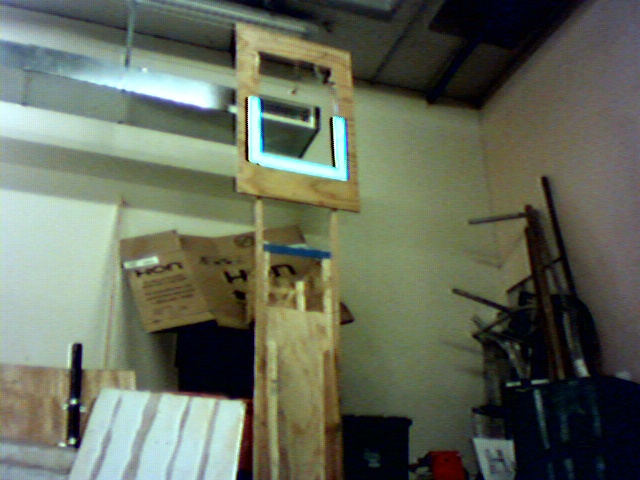
#> input picture vision_proc/goal_frame0.jpg, 640 x 480 px
$ python -i proc_frame.py   (imports and definitions only)   (Python 2 division)
#> lines starting #> are read from the running program, lines starting #| are printed output that depends on the picture; after the words box and inside, x2 and y2 are one past the last pixel; in counts of white or black regions, pixels touching at a corner belong together
#!/bin/python
#Frame processing and distance estimation for
#goal

#-------------------------------------------------------------------------------
#                                   IMPORTS
#-------------------------------------------------------------------------------
import cv2
import math
import numpy
import sys

#-------------------------------------------------------------------------------
#                                  VARIABLES
#-------------------------------------------------------------------------------

def cvClr( R, G, B ):
    """
    Color array macro
    """
    return( numpy.array( [R,G,B], numpy.uint8 ) )

#=====================================================================
# Approx. The green color range
#=====================================================================
MASK_LOW  = cvClr( 0,   0,  245 )
MASK_HIGH = cvClr( 255, 70, 255 )
#> further down, picture is the input picture: shape (480, 640, 3); mean B, G, R 90.9, 106.8, 100.4

#=====================================================================
# Approximate Areas for the goal (Pixels)
#=====================================================================
#MIN_AREA = 250
MIN_AREA = 1600
#MAX_AREA = 4000
MAX_AREA = 5000

#=================================================================
# Numbers Determined from experiment apart from 0 and 20
# Straight on to Goal
# width and height and area are in pixel area
# THIS IS THE COUNTOUR AREA NOT THE CONVEX HULL AREA!
#=================================================================
goal_lkup = [
            { 'dist ft' :  0, 'width' : 200, 'height' : 90, 'area' : 9000, 'ratio w_h' : 1.80 },  #0ft not tested needs to be large
            { 'dist ft' :  7, 'width' : 151, 'height' : 88, 'area' : 4828, 'ratio w_h' : 1.71 },
            { 'dist ft' :  8, 'width' : 141, 'height' : 85, 'area' : 4700, 'ratio w_h' : 1.65 },
            { 'dist ft' :  9, 'width' : 132, 'height' : 81, 'area' : 4300, 'ratio w_h' : 1.62 },
            { 'dist ft' : 10, 'width' : 123, 'height' : 78, 'area' : 3860, 'ratio w_h' : 1.57 },
            { 'dist ft' : 11, 'width' : 114, 'height' : 75, 'area' : 3420, 'ratio w_h' : 1.52 },
            { 'dist ft' : 12, 'width' : 108, 'height' : 73, 'area' : 3120, 'ratio w_h' : 1.47 },
            { 'dist ft' : 13, 'width' : 102, 'height' : 70, 'area' : 2770, 'ratio w_h' : 1.45 },
            { 'dist ft' : 14, 'width' : 96 , 'height' : 68, 'area' : 2357, 'ratio w_h' : 1.41 },
            { 'dist ft' : 20, 'width' : 60 , 'height' : 35, 'area' : 1000, 'ratio w_h' : 1.30 }  ] #20 ft not tested needs to be small

#-------------------------------------------------------------------------------
#                                   CLASSES
#-------------------------------------------------------------------------------
class Point:
    """Simple Class for XY point"""
    x = 0
    y = 0

#-------------------------------------------------------------------------------
#                                  PROCEDURES
#-------------------------------------------------------------------------------

def find_squares( contours, debug=False ):
    """
    Find square shaped objects
    """
    #=================================================================
    # The Minimum and Maximum rations for width vs height for the goal
    # based on experimental results  goal is approx 1.5:1
    #=================================================================
    MIN_RATIO = 1.3
    MAX_RATIO = 1.8
    ret = []

    for shape in contours:
        x, y, w, h = cv2.boundingRect( shape )
        w_h_ratio = float( w ) / float( h )
        if debug:
            print "Area", (w * h)
            print "Width ", w
            print "Height", h
        if MIN_RATIO < w_h_ratio and w_h_ratio < MAX_RATIO:
            ret.append( shape )

    return( ret )

def filter_area( contours, debug=False ):
    """
    Filter out contours based on area
    """
    ret = []

    for x in contours:
        area = cv2.contourArea( x )
        if area > MIN_AREA and area < MAX_AREA:
            if debug:
                print "Area", area
            ret.append( x )
    return( ret )

def find_center( contours ):
    """
    Find the center of a contour based on moments
    """
    ret = []

    for x in contours:
        M = cv2.moments( x )
        pt = Point()
        pt.x = int( M['m10']/M['m00'] )
        pt.y = int( M['m01']/M['m00'] )

        ret.append( pt )

    return( ret );

def convex_hull_area( contours, debug= False ):
    """
    Find the Area of convex Hulls
    """
    ret_areas = []
    ret_hulls = []
    for c in contours:
        hull = cv2.convexHull( c )
        area = cv2.contourArea( hull )
        ret_areas.append( area )
        ret_hulls.append( hull )
        if( debug ):
            print( "Hull area: {0}".format( area ) )

    return ( ret_areas, ret_hulls )

def angle_from_point( x, img_width=640, fov_angle=44 ):
    """
    Calculate the angle from a point
    """
    return( -( ( img_width / 2 ) - x ) * fov_angle )

def lin_scale( val, x1, y1, x2, y2 ):
    """
    Linearly scale Val to y1 and y2 from x1 and x2 range
    x1 and y1 are low values
    """
    x_range = (x2 - x1)
    new_val = 0
    if x_range is 0:
        new_val = y1
    else:
        y_range = ( y2 - y1 )
        new_val = ( ( ( val - x1 ) * y_range ) / x_range ) + y1

    return new_val

def dist_from_goal( area ):
    """
    Calculates the distance to the Goal based on area, x, y
    Args:
        area: the area in pixels of the target
    Returns:
        Feet from goal
    """
    dist = 99
    prev = goal_lkup[ 0 ]

    for cur in goal_lkup:
        #=============================================================
        # If the area is less than the currently selected area, but
        # greater then the previous area, then the distance is some
        # where in between.  Then do linear interpolation
        #=============================================================
        if area > cur[ 'area' ] and area < prev[ 'area' ]:
            dist = lin_scale( area, cur[ 'area' ], cur[ 'dist ft' ], prev[ 'area' ], prev[ 'dist ft' ] )
            return dist
        prev = cur
    return dist


def proc_frame( frame, debug=False ):
    """
    Process a frame
    """
#> called with debug = False

    #=================================================================
    # Convert to HSV so we can mask more easily
    #=================================================================
    hsv_frame = cv2.cvtColor( frame, cv2.COLOR_BGR2HSV )
#> hsv_frame: shape (480, 640, 3); mean H, S, V 59.7, 85.3, 111.9

    #=================================================================
    # Apply the color mask defined at the top of file
    #=================================================================
    if( debug ):
        hlo = cv2.getTrackbarPos( "H low", "Mask" )
        hhi = cv2.getTrackbarPos( "H hi", "Mask" )
        slo = cv2.getTrackbarPos( "S low", "Mask" )
        shi = cv2.getTrackbarPos( "S hi", "Mask" )
        vlo = cv2.getTrackbarPos( "V low", "Mask" )
        vhi = cv2.getTrackbarPos( "V hi", "Mask" )
        lo = numpy.array( [ hlo, slo, vlo ], numpy.uint8 )
        hi = numpy.array( [ hhi, shi, vhi ], numpy.uint8 )
        color_mask = cv2.inRange( hsv_frame, lo, hi )
    else:
        color_mask = cv2.inRange( hsv_frame, MASK_LOW, MASK_HIGH )
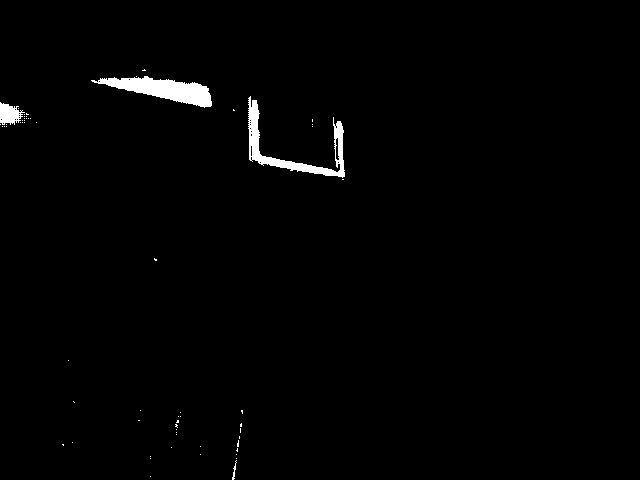
#> color_mask: shape (480, 640); 1.3% white; 60 white regions (56 under 20 px)

    #=================================================================
    # Apply our color mask
    #=================================================================
    masked_frame = cv2.bitwise_and( hsv_frame, hsv_frame, mask = color_mask )
#> masked_frame: shape (480, 640, 3); mean H, S, V 1.1, 0.5, 3.2

    #=================================================================
    # Contours stuff
    # First convert to Gray and find the contours
    #=================================================================
    bw_frame = cv2.cvtColor( masked_frame, cv2.COLOR_BGR2GRAY )
    contours, hierarchy = cv2.findContours( bw_frame, cv2.RETR_TREE, cv2.CHAIN_APPROX_SIMPLE )
#> contours = 82 contours, 77 with area under 20; largest, box (x1, y1, x2, y2) and area: (91, 76, 212, 108) 1663, (248, 96, 345, 178) 1428, (0, 102, 25, 125) 314, (335, 137, 340, 161) 66, (250, 145, 253, 157) 20

    #=================================================================
    # Filter the contours based on area, convex hull area etc...
    #=================================================================
    draw = filter_area( contours )
#> the loop in filter_area, `for x in contours:` made 82 passes
#> area on passes 56, 78: 313.5, 1663
#> after the loop in filter_area, `for x in contours:`: ret = 1 contour; box (x1, y1, x2, y2) and area: (91, 76, 212, 108) 1663
#> draw has the same summary as ret in filter_area
    hull_areas, hulls = convex_hull_area( draw )
#> the loop in convex_hull_area, `for c in contours:` made 1 pass
#> area on pass 1: 1926
#> after the loop in convex_hull_area, `for c in contours:`: ret_areas = [1926]; ret_hulls = 1 contour; box (x1, y1, x2, y2) and area: (91, 76, 212, 108) 1926
#> hull_areas = [1926]; hulls has the same summary as ret_hulls in convex_hull_area
    squares = find_squares( hulls )
#> the loop in find_squares, `for shape in contours:` made 1 pass
#> (x, y, w, h, w_h_ratio) on pass 1: (91, 76, 121, 32, 3.78)
#> after the loop in find_squares, `for shape in contours:`: ret = []
#> squares = []
    centers = find_center( squares )
#> centers = []

    #=================================================================
    # If debug mode, show the result of the line finding in a GUI
    #=================================================================
    if( debug ):

        #contours
        cv2.drawContours( frame, draw, -1, ( 0, 255, 0 ), 3 )
        cv2.drawContours( frame, squares, -1, ( 255, 255, 0 ), 3 )
        for i in centers:
            cv2.circle( frame, ( i.x, i.y ), 3, ( 0, 255, 255 ),  )
            #print "X = {0} Y = {1}".format( i.x, i.y )

        cv2.imshow( "Goal", frame )
        #cv2.imshow( "Mask", masked_frame )

    return dist_from_goal( squares ), angle_from_point( centers[0].x, len( frame[0] ) )

>>> import cv2
>>> picture = cv2.imread('goal_frame0.jpg')
#> (the run stopped early here; a loop or call above may not have finished)

$ run again, on vision_proc/goal_frame1.jpg
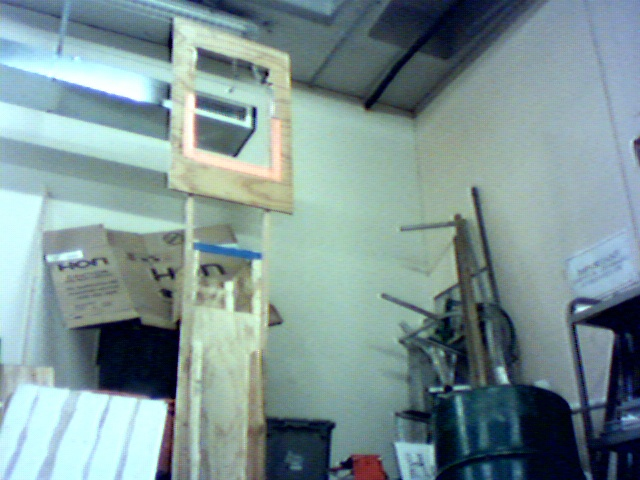
#> input picture vision_proc/goal_frame1.jpg, 640 x 480 px
#> picture is the input picture: shape (480, 640, 3); mean B, G, R 149.9, 148.9, 125.7
#> hsv_frame: shape (480, 640, 3); mean H, S, V 87.1, 68.3, 156.8
#> in proc_frame, `color_mask = cv2.inRange( hsv_frame, MASK_LOW, MASK_HIGH )`:
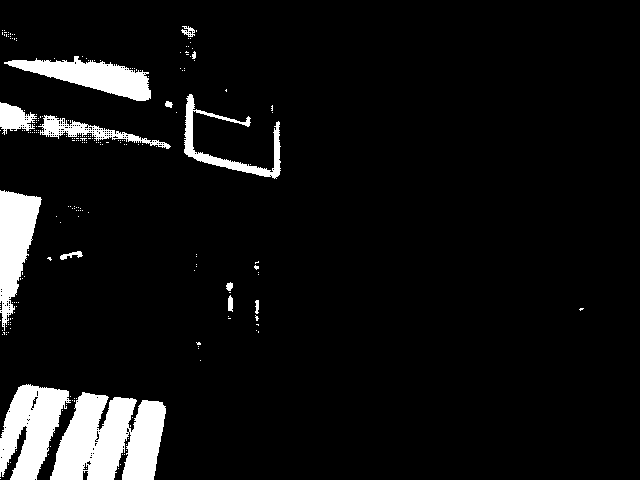
#> color_mask: shape (480, 640); 7.2% white; 224 white regions (210 under 20 px)
#> masked_frame: shape (480, 640, 3); mean H, S, V 6.1, 3.2, 18.2
#> in proc_frame, `bw_frame = cv2.cvtColor( masked_frame, cv2.COLOR_BGR2GRAY )`:
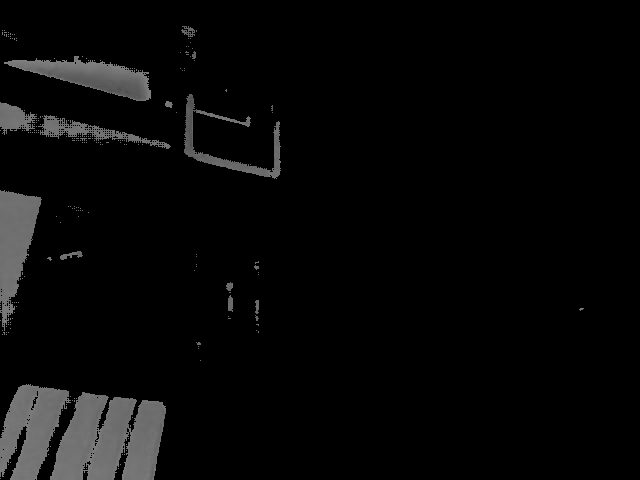
#> bw_frame: shape (480, 640); min 0, max 129, mean 8
#> contours = 412 contours, 396 with area under 20; largest, box (x1, y1, x2, y2) and area: (50, 392, 166, 480) 7149, (0, 384, 71, 480) 3956, (0, 190, 42, 331) 3093, (4, 56, 151, 101) 2837, (184, 94, 281, 179) 1372
#> the loop in filter_area, `for x in contours:` made 412 passes
#> area on passes 23, 25, 38: 7149, 29.5, 23.5
#> after the loop in filter_area, `for x in contours:`: ret = 3 contours; box (x1, y1, x2, y2) and area: (0, 384, 71, 480) 3956, (0, 190, 42, 331) 3093, (4, 56, 151, 101) 2837
#> draw has the same summary as ret in filter_area
#> the loop in convex_hull_area, `for c in contours:` made 3 passes
#> area on passes 1 to 3: 4733, 3478.5, 3368
#> after the loop in convex_hull_area, `for c in contours:`: ret_areas = [4733, 3478.5, 3368]; ret_hulls = 3 contours; box (x1, y1, x2, y2) and area: (0, 384, 71, 480) 4733, (0, 190, 42, 331) 3478, (4, 56, 151, 101) 3368
#> hull_areas = [4733, 3478.5, 3368]; hulls has the same summary as ret_hulls in convex_hull_area
#> the loop in find_squares, `for shape in contours:` made 3 passes
#> (x, y, w, h, w_h_ratio) on passes 1 to 3: (0, 384, 71, 96, 0.74), (0, 190, 42, 141, 0.298), (4, 56, 147, 45, 3.27)
#> after the loop in find_squares, `for shape in contours:`: ret = []

$ run again, on vision_proc/goal_frame2.jpg
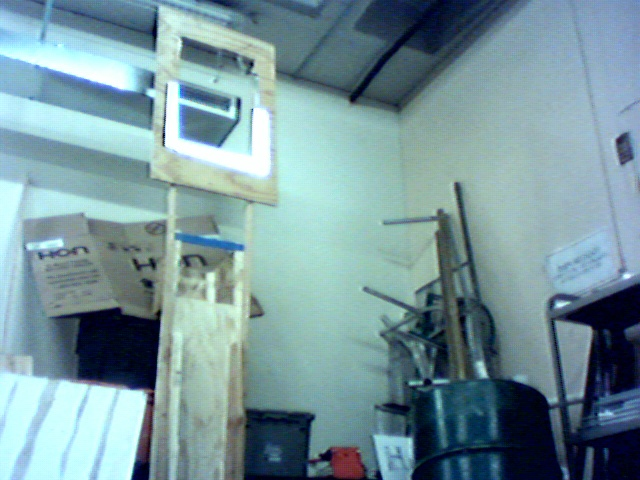
#> input picture vision_proc/goal_frame2.jpg, 640 x 480 px
#> picture is the input picture: shape (480, 640, 3); mean B, G, R 156.6, 149.9, 119.7
#> hsv_frame: shape (480, 640, 3); mean H, S, V 93.2, 82.3, 160.3
#> in proc_frame, `color_mask = cv2.inRange( hsv_frame, MASK_LOW, MASK_HIGH )`:
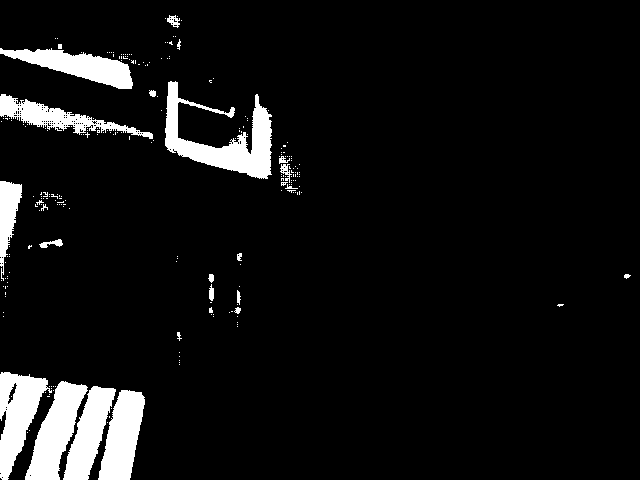
#> color_mask: shape (480, 640); 7.2% white; 241 white regions (217 under 20 px)
#> masked_frame: shape (480, 640, 3); mean H, S, V 6.4, 3.2, 18.1
#> in proc_frame, `bw_frame = cv2.cvtColor( masked_frame, cv2.COLOR_BGR2GRAY )`:
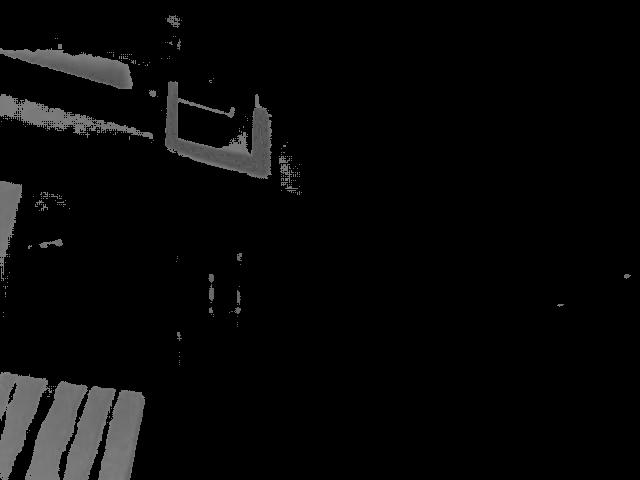
#> bw_frame: shape (480, 640); min 0, max 130, mean 8
#> contours = 363 contours, 344 with area under 20; largest, box (x1, y1, x2, y2) and area: (165, 81, 272, 179) 3739, (25, 381, 88, 480) 2870, (0, 372, 52, 480) 2808, (98, 390, 145, 480) 2585, (0, 48, 133, 89) 2346
#> the loop in filter_area, `for x in contours:` made 363 passes
#> area on passes 9, 12, 17: 2585, 2339, 2870
#> after the loop in filter_area, `for x in contours:`: ret = 7 contours; box (x1, y1, x2, y2) and area: (165, 81, 272, 179) 3739, (25, 381, 88, 480) 2870, (0, 372, 52, 480) 2808, (98, 390, 145, 480) 2585, (0, 48, 133, 89) 2346, (63, 386, 116, 480) 2339, (0, 94, 153, 139) 1905
#> draw has the same summary as ret in filter_area
#> the loop in convex_hull_area, `for c in contours:` made 7 passes
#> area on passes 1 to 7: 2729.5, 2583.5, 3328, 3411.5, 2825.5, 8100.5, 2688.5
#> after the loop in convex_hull_area, `for c in contours:`: ret_areas = [2729.5, 2583.5, 3328, 3411.5, 2825.5, 8100.5, 2688.5]; ret_hulls = 7 contours; box (x1, y1, x2, y2) and area: (165, 81, 272, 179) 8100, (0, 372, 52, 480) 3412, (25, 381, 88, 480) 3328, (0, 94, 153, 139) 2826, (98, 390, 145, 480) 2730, (0, 48, 133, 89) 2688, (63, 386, 116, 480) 2584
#> hull_areas has the same summary as ret_areas in convex_hull_area; hulls has the same summary as ret_hulls in convex_hull_area
#> the loop in find_squares, `for shape in contours:` made 7 passes
#> (x, y, w, h, w_h_ratio) on passes 1 to 7: (98, 390, 47, 90, 0.522), (63, 386, 53, 94, 0.564), (25, 381, 63, 99, 0.636), (0, 372, 52, 108, 0.481), (0, 94, 153, 45, 3.4), (165, 81, 107, 98, 1.09), (0, 48, 133, 41, 3.24)
#> after the loop in find_squares, `for shape in contours:`: ret = []

$ run again, on vision_proc/goal_frame3.jpg
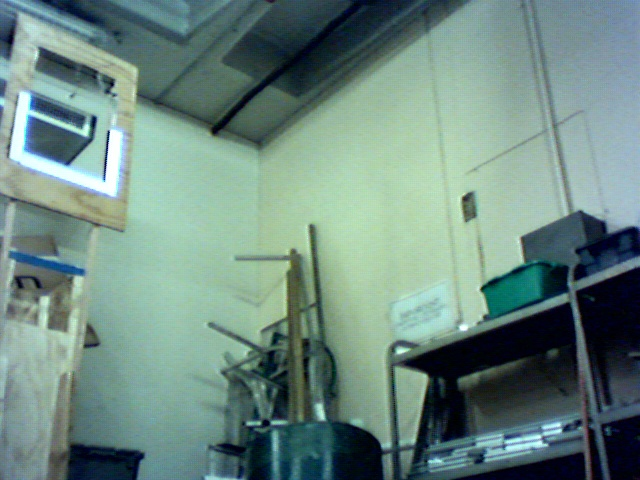
#> input picture vision_proc/goal_frame3.jpg, 640 x 480 px
#> picture is the input picture: shape (480, 640, 3); mean B, G, R 129.3, 137.4, 109.5
#> hsv_frame: shape (480, 640, 3); mean H, S, V 82.1, 78.7, 141.7
#> in proc_frame, `color_mask = cv2.inRange( hsv_frame, MASK_LOW, MASK_HIGH )`:
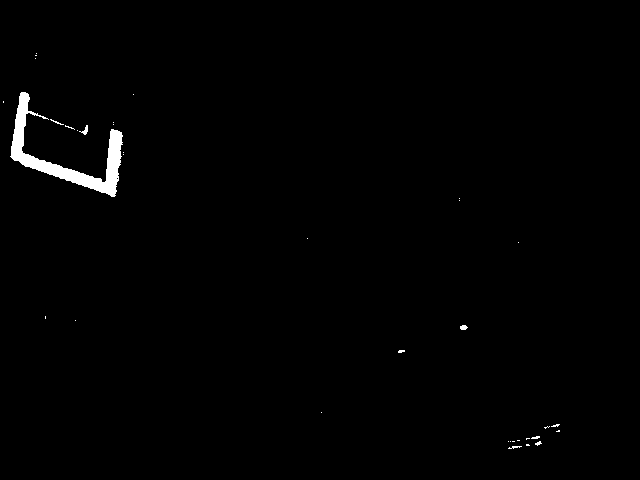
#> color_mask: shape (480, 640); 0.93% white; 35 white regions (30 under 20 px)
#> masked_frame: shape (480, 640, 3); mean H, S, V 0.8, 0.2, 2.4
#> contours = 36 contours, 33 with area under 20; largest, box (x1, y1, x2, y2) and area: (10, 92, 123, 197) 2371, (79, 125, 88, 135) 23, (460, 325, 468, 330) 22
#> the loop in filter_area, `for x in contours:` made 36 passes
#> area on passes 15, 25, 32: 22, 23, 2371
#> after the loop in filter_area, `for x in contours:`: ret = 1 contour; box (x1, y1, x2, y2) and area: (10, 92, 123, 197) 2371
#> draw has the same summary as ret in filter_area
#> the loop in convex_hull_area, `for c in contours:` made 1 pass
#> area on pass 1: 7457
#> after the loop in convex_hull_area, `for c in contours:`: ret_areas = [7457]; ret_hulls = 1 contour; box (x1, y1, x2, y2) and area: (10, 92, 123, 197) 7457
#> hull_areas = [7457]; hulls has the same summary as ret_hulls in convex_hull_area
#> the loop in find_squares, `for shape in contours:` made 1 pass
#> (x, y, w, h, w_h_ratio) on pass 1: (10, 92, 113, 105, 1.08)
#> after the loop in find_squares, `for shape in contours:`: ret = []
